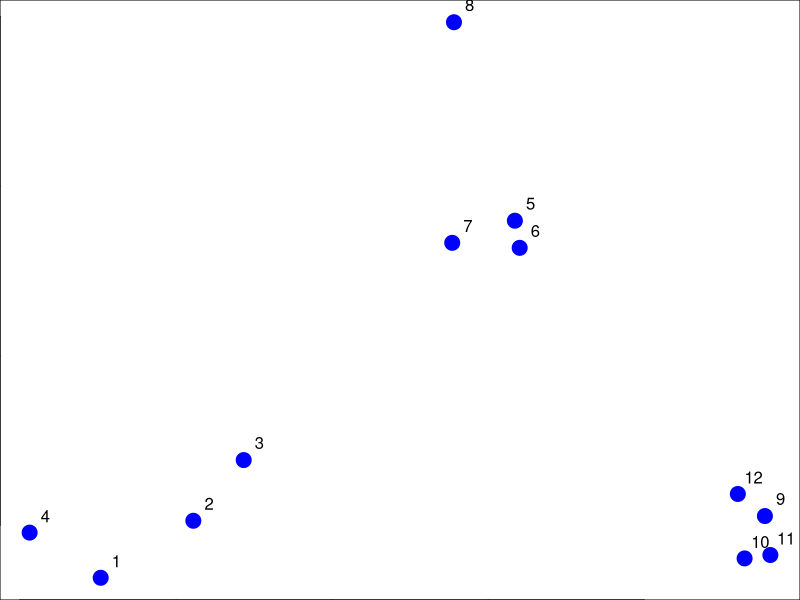
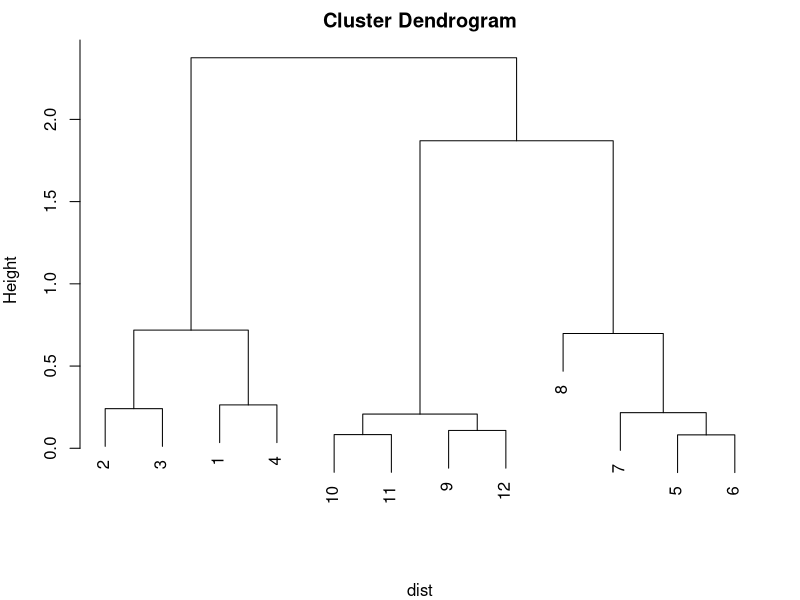
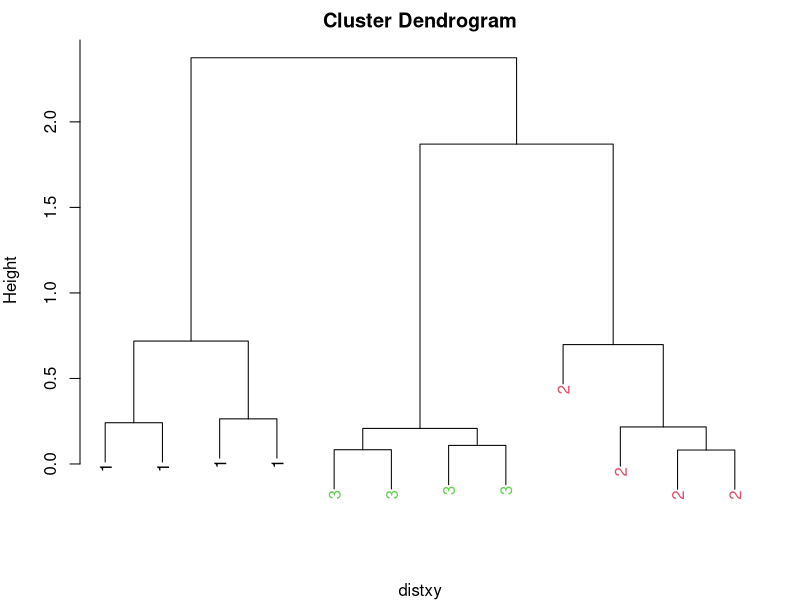
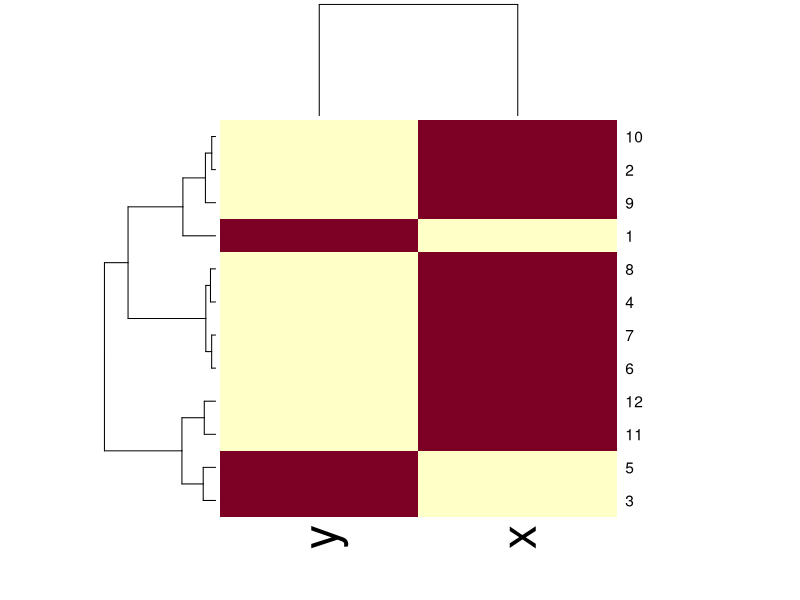

Reproduce these figures in R, in order.
## ---- chunk 1
set.seed(1234)
par(mar = c(0, 0, 0, 0))
x <- rnorm(12, mean = rep(1:3, each = 4), sd = 0.2)
y <- rnorm(12, mean = rep(c(1, 2, 1), each = 4), sd = 0.2)
plot(x, y, col = "blue", pch = 19, cex = 2)
text(x + 0.05, y + 0.05, labels = as.character(1:12))
## ---- chunk 2
dataFrame<-data.frame(x=x,y=y)
dist<-dist(dataFrame)
## ---- chunk 3
clusters<-hclust(dist)
par(mar = c(4, 4, 2, 2))
plot(clusters)
## ---- chunk 4
myplclust <- function(hclust, lab = hclust$labels, lab.col = rep(1, length(hclust$labels)), 
 hang = 0.1, ...) {
 ## modifiction of plclust for plotting hclust objects *in colour*! Copyright
 ## Eva KF Chan 2009 Arguments: hclust: hclust object lab: a character vector
 ## of labels of the leaves of the tree lab.col: colour for the labels;
 ## NA=default device foreground colour hang: as in hclust & plclust Side
 ## effect: A display of hierarchical cluster with coloured leaf labels.
 y <- rep(hclust$height, 2)
 x <- as.numeric(hclust$merge)
 y <- y[which(x < 0)]
 x <- x[which(x < 0)]
 x <- abs(x)
 y <- y[order(x)]
 x <- x[order(x)]
 plot(hclust, labels = FALSE, hang = hang, ...)
 text(x = x, y = y[hclust$order] - (max(hclust$height) * hang), labels = lab[hclust$order], 
 col = lab.col[hclust$order], srt = 90, adj = c(1, 0.5), xpd = NA, ...)
}
## ---- chunk 5
dataFrame <- data.frame(x = x, y = y)
distxy <- dist(dataFrame)
hClustering <- hclust(distxy)
myplclust(hClustering, lab = rep(1:3, each = 4), lab.col = rep(1:3, each = 4))
## ---- chunk 6
dataFrame <- data.frame(x = x, y = y)
set.seed(143)
dataMatrix <- as.matrix(dataFrame)[sample(1:12), ]
heatmap(dataMatrix)
